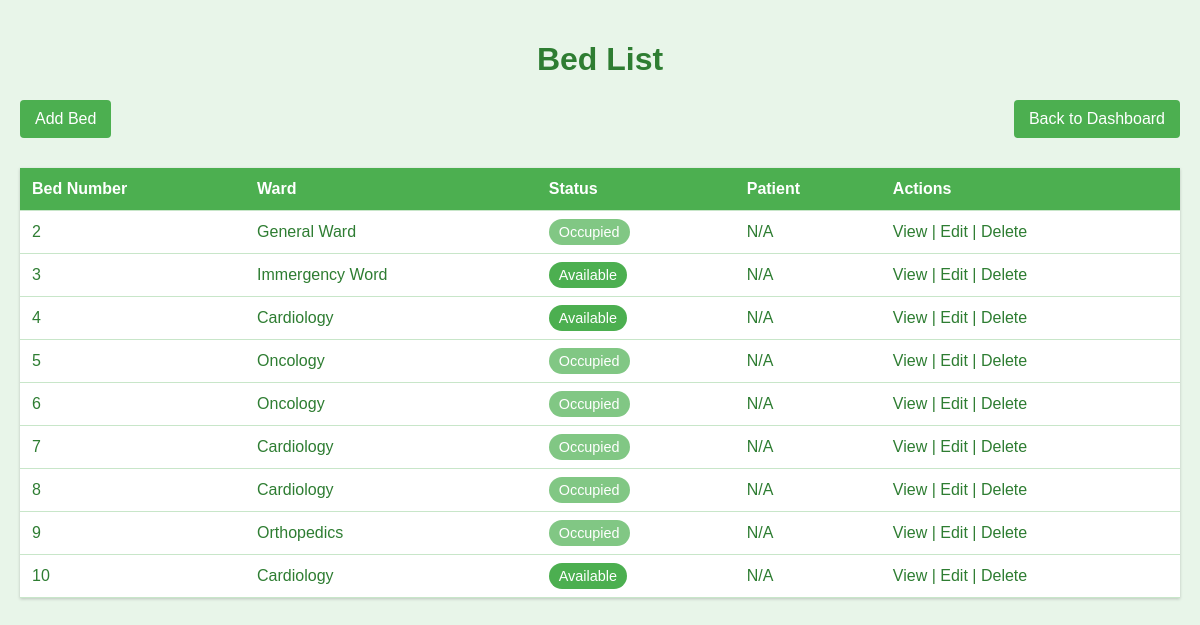
/beds/ (signed in), run on the app's committed database.
### hospital/models.py (models this page shows, shortened)
class Bed(models.Model):
    number = models.CharField(max_length=10)
    ward = models.ForeignKey(Ward, on_delete=models.CASCADE, related_name='beds')
    is_occupied = models.BooleanField(default=False)

class Ward(models.Model):
    name = models.CharField(max_length=100)
    capacity = models.IntegerField()

### hospital/views.py (the view)
# urls.py: path('beds/', views.bed_list, name='bed_list'),
@login_required
def bed_list(request):
    beds = Bed.objects.all()
    return render(request, 'hospital/bed_list.html', {'beds': beds})

### hospital/templates/hospital/bed_list.html (shortened to what this page needs)
<!DOCTYPE html>
<html lang="en">
<head>
</head>
<body>
    <h1>Bed List</h1>
    <a class="add-bed" href="{% url 'bed_create' %}">Add Bed</a>
    <a class="back-to-dashboard" href="{% url 'dashboard' %}">Back to Dashboard</a>
    <table>
        <thead>
            <tr>
                <th>Bed Number</th>
                <th>Ward</th>
                <th>Status</th>
                <th>Patient</th>
                <th>Actions</th>
            </tr>
        </thead>
        <tbody>
            {% for bed in beds %}
            <tr>
                <td>{{ bed.number }}</td>
                <td>{{ bed.ward.name }}</td>
                <td>
                    <span class="bed-status {% if bed.is_occupied %}occupied{% else %}available{% endif %}">
                        {% if bed.is_occupied %}Occupied{% else %}Available{% endif %}
                    </span>
                </td>
                <td>{{ bed.patient.name|default:"N/A" }}</td>
                <td>
                    <a href="{% url 'bed_detail' bed.id %}">View</a> |
                    <a href="{% url 'bed_update' bed.id %}">Edit</a> |
                    <a href="{% url 'bed_delete' bed.id %}">Delete</a>
                </td>
            </tr>
            {% empty %}
            <tr>
                <td colspan="5" style="text-align: center;">No beds available</td>
            </tr>
            {% endfor %}
        </tbody>
    </table>
</body>
</html>

### hospital/templates/hospital/bed_list.html (style rules this page uses)
body { font-family: Arial, sans-serif; background-color: #e8f5e9; margin: 0; padding: 20px; color: #2e7d32; }
h1 { color: #2e7d32; text-align: center; }
table { width: 100%; border-collapse: collapse; margin-top: 20px; background-color: #fff; box-shadow: 0 1px 3px rgba(0,0,0,0.2); }
th, td { padding: 12px; text-align: left; border-bottom: 1px solid #c8e6c9; }
th { background-color: #4caf50; color: white; font-weight: bold; }
.add-bed, .back-to-dashboard { display: inline-block; padding: 10px 15px; background-color: #4CAF50; color: white; text-decoration: none; border-radius: 4px; margin-bottom: 10px; }
.back-to-dashboard { float: right; }
.bed-status { padding: 5px 10px; border-radius: 20px; font-size: 0.9em; }
.occupied { background-color: #81c784; color: white; }
.available { background-color: #4caf50; color: white; }
a { color: #2e7d32; text-decoration: none; }

### data on the page
Bed: number "2", ward.name "General Ward", is_occupied "Occupied", patient.name "N/A"
Bed: number "3", ward.name "Immergency Word", is_occupied "Available", patient.name "N/A"
Bed: number "4", ward.name "Cardiology", is_occupied "Available", patient.name "N/A"
Bed: number "5", ward.name "Oncology", is_occupied "Occupied", patient.name "N/A"
Bed: number "6", ward.name "Oncology", is_occupied "Occupied", patient.name "N/A"
Bed: number "7", ward.name "Cardiology", is_occupied "Occupied", patient.name "N/A"
Bed: number "8", ward.name "Cardiology", is_occupied "Occupied", patient.name "N/A"
Bed: number "9", ward.name "Orthopedics", is_occupied "Occupied", patient.name "N/A"
Bed: number "10", ward.name "Cardiology", is_occupied "Available", patient.name "N/A"
